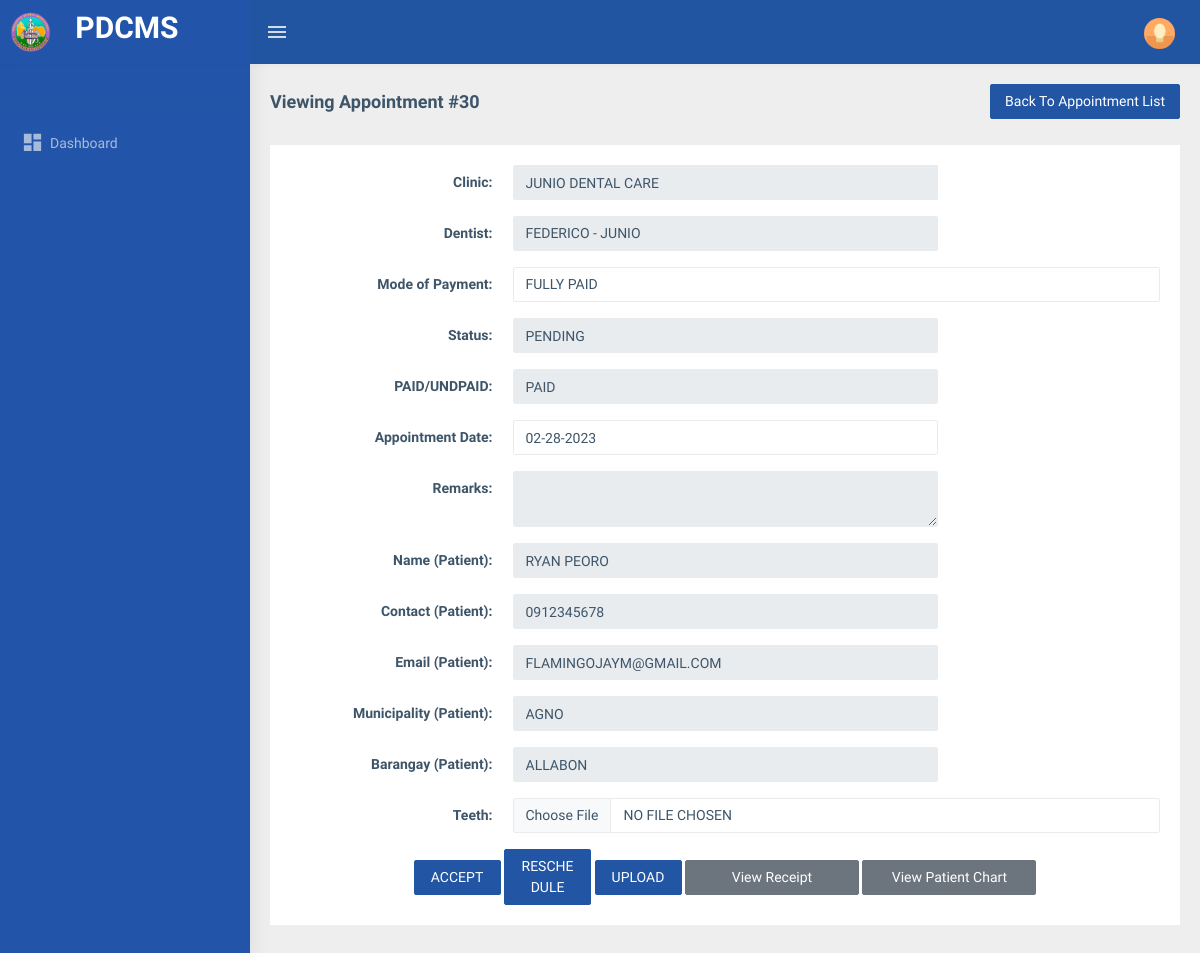
The app's page /dental_admin/view_appointment.php?id=30, older data.
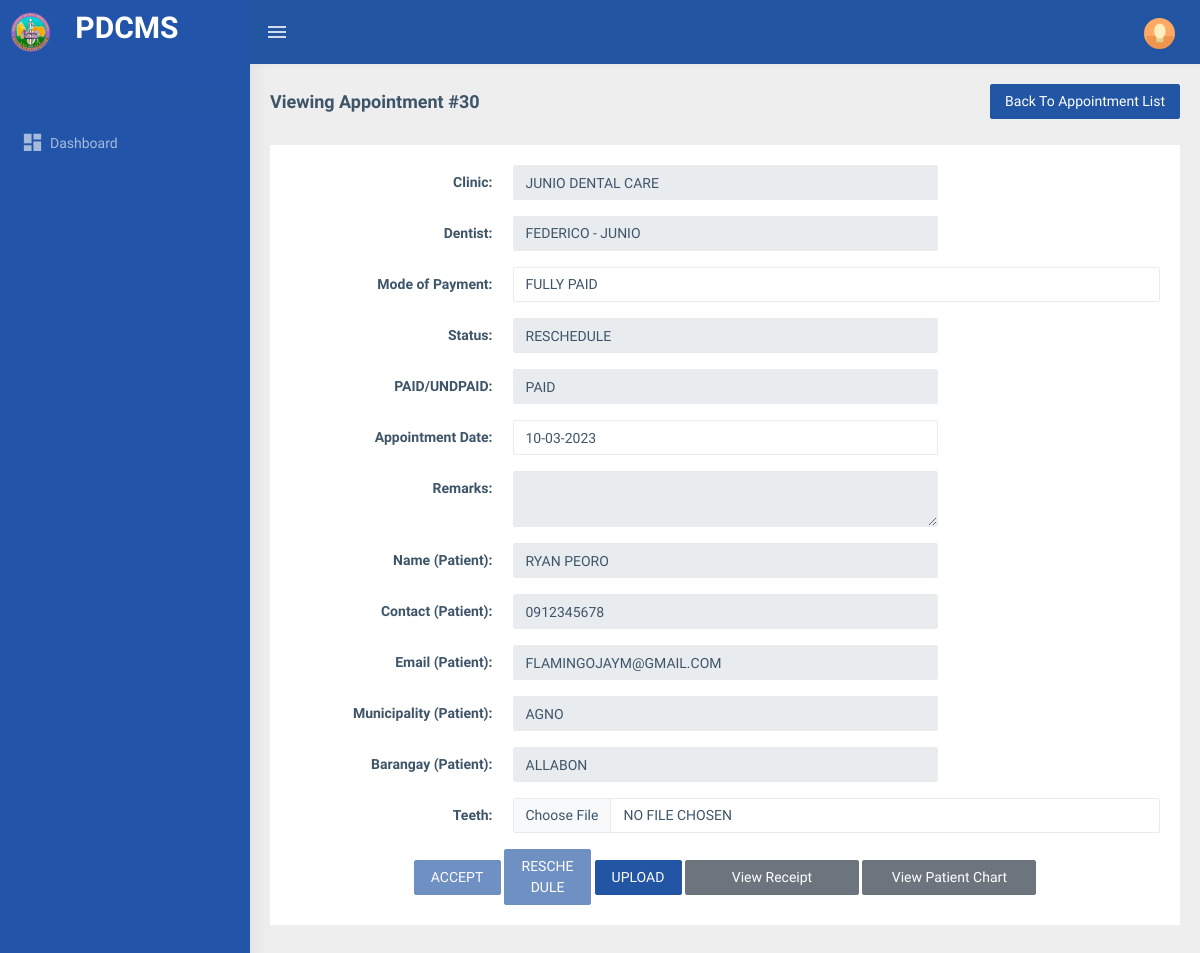
The same page, newer data.
### tables this page shows
CREATE TABLE `tbl_appointment` (
  `id` int(11) NOT NULL,
  `patient_id` int(11) DEFAULT NULL,
  `clinic_id` int(11) DEFAULT NULL,
  `appointment_date` date DEFAULT NULL,
  `remarks` text DEFAULT NULL,
  `date_created` date DEFAULT NULL,
  `status_id` int(11) DEFAULT 1,
  `paid_id` int(11) DEFAULT 1,
  `dentist_id` int(11) DEFAULT NULL,
  `image` varchar(255) DEFAULT NULL,
  `mode_of_payment` int(11) DEFAULT NULL,
  `acceptable` int(11) DEFAULT NULL,
  `dental_admin_id` int(11) DEFAULT NULL,
  `paid_amount` float DEFAULT NULL,
  `change_amount` float DEFAULT NULL
);

CREATE TABLE `tbl_appointment_status` (
  `id` int(11) NOT NULL,
  `name` varchar(255) DEFAULT NULL
);

CREATE TABLE `tbl_appointment_paid_status` (
  `id` int(11) NOT NULL,
  `name` varchar(255) DEFAULT NULL
);

### includes/functions.php (called while the page is built, shortened)
<?php
function get_one($sql)
{
    $result = mysqli_query($_SESSION['conn'], $sql);
    while ($row = mysqli_fetch_object($result)) {
        return $row;
    }
}
function get_paid_status($id = 0)
{
    return !empty($id) ? get_one("SELECT name from tbl_appointment_paid_status where id = $id")->name : '';
}
function get_appointment_status($id = 0)
{
    return !empty($id) ? get_one("SELECT name from tbl_appointment_status where id = $id")->name : '';
}

### dental_admin/view_appointment.php (the view, shortened to what the changed rows need)
<?php include 'header.php'; ?>
<div class="page-wrapper">
  <div class="container-fluid">
    <?php $id = $_GET['id']  ?>
    <?php $clinic_details = get_clinic(get_one("SELECT clinic_id from tbl_appointment where id = $id")->clinic_id); ?>
    <?php $appointment_details = get_one("SELECT DATE_FORMAT(appointment_date,'%m-%d-%Y') as appointment_date, remarks,status_id,paid_id,id,patient_id from tbl_appointment where id = $id"); ?>
    <div class="row">
      <div class="col-md-12">
        <div class="card">
          <div class="card-body">
            <div class="row">
              <div class="col-md-12">
                <form method="post" onsubmit="return confirm('Are you sure?');" enctype="multipart/form-data">
                  <div class="form-group row">
                    <div class="col-sm-6">
                      <div class="input-group">
                        <input type="text" class="form-control" disabled value="<?= get_appointment_status($appointment_details->status_id) ?>" />
                      </div>
                    </div>
                  </div>
                  <div class="form-group row">
                    <div class="col-sm-6">
                      <div class="input-group">
                        <input type="text" class="form-control" disabled value="<?= get_paid_status($appointment_details->paid_id) ?>" />
                      </div>
                    </div>
                  </div>
                  <div class="form-group row">
                    <div class="col-sm-6">
                      <div class="input-group">
                        <input type="text" name="appointment_date" class="form-control mydatepicker" placeholder="mm-dd-yyyy" value="<?= isset($appointment_details->appointment_date) ? $appointment_details->appointment_date : '' ?>" required />
                      </div>
                    </div>
                  </div>
                </form>
              </div>
            </div>
          </div>
        </div>
      </div>
    </div>
  </div>
  <?php include 'footer.php'; ?>

Row changes from the older to the newer data that the page shows:
changed tbl_appointment "PAID": status.name "PENDING" → "RESCHEDULE"; status_id 1 → 3 (drawn)
Text that changed along with them:
form field appointment_date: "02-28-2023" → "10-03-2023"
